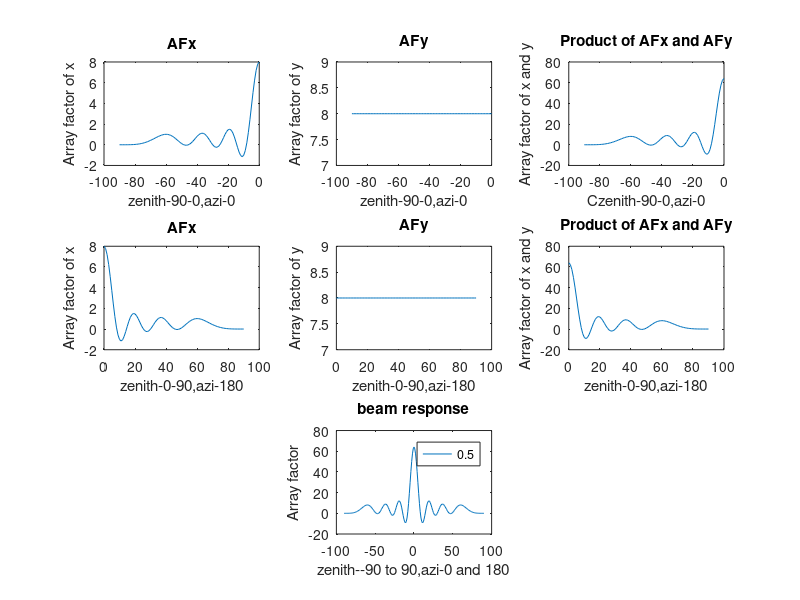

Write MATLAB code to recreate this figure.
%2D FFT beamforming
%clc;
clear all;
%close all;
c=3e8;
%frequency and wavelength of observing source
f=1420e6;
lambda=c/f;
ls = 2;
%distance between antennas in y direction
dx = lambda/ls;
%distance between antennas in x direction
dy = lambda/ls;
%propagation constant
k = 2*pi/lambda;
%Number of antennas in y direction
M = 8;
%Number of antennas in x direction
N = 10;
%Progressive Phase shift in y and x direction 
Bx = 0;
By = 0;
%Find maximun of M and N and create a square matrix of max of M and N if M and N are not equal
if (M == N)
  A =  ones(M,N);
else 
  r = max(M,N);
B = ones(r,r);
A = ones(M,N);
%Amplitudes of each antenna in 8X8 array: 64 elements
A(size(B,1), size(B,2)) = 0;
endif


%Im(:,1) = [1+j 0.5+0.5j 0.6+0.6j 0.8+0.8j 1+j 0.5+0.5j 0.6+0.6j 0.8+0.8j];
%In(1,:) = [1+j 0.5+0.5j 0.6+0.6j 0.8+0.8j 1+j 0.5+0.5j 0.6+0.6j 0.8+0.8j];
%Zenith angle
thetad900 = -90:1:0;
thetar900 = deg2rad(thetad900);
%Azimuth angle
phi = 0;
phir = deg2rad(phi);
%Initial Array Factor 
AFx = 0;
AFy = 0;
w =  zeros(1,M);
z = zeros(1,N);
%AF for all the columns
m = 1:1:M;
y = 1;
 for p =  1:length(thetar900)
 wz9 = A(y,m).*exp(1i.*(m-1)*(k.*dx.*sin(thetar900(p)).*cos(phir))); 
 AFxz9(p) = sum(wz9);
endfor

%AF for all the rows
n = 1:1:M;
x = 1
 for p =  1:length(thetar900)
 zz9 = A(x,n).*exp(1i.*(n-1)*(k.*dy.*sin(thetar900(p)).*sin(phir)));
 AFyz9(p) = sum(zz9);
endfor

%multiply array factor of rows and columns
%AFxl = 20*log10(AFx);
subplot(3,3,1)
plot(thetad900,AFxz9);
ylabel('Array factor of x');
xlabel('zenith-90-0,azi-0');
title('AFx')
%AFyl = 20*log10(AFy);
subplot(3,3,2)
plot(thetad900,AFyz9);
ylabel('Array factor of y');
xlabel('zenith-90-0,azi-0');
title('AFy');

  AFz9 = AFxz9.*AFyz9;
  %y = 20*log10(AF);
  subplot(3,3,3)
plot(thetad900,AFz9);
ylabel('Array factor of x and y');
xlabel('Czenith-90-0,azi-0');
title('Product of AFx and AFy')



%Zenith angle
thetad090 = 0:1:90;
thetar090 = deg2rad(thetad090);
%Azimuth angle
phi = 180;
phir = deg2rad(phi);
%Initial Array Factor 
AFx = 0;
AFy = 0;
w =  zeros(1,M);
z = zeros(1,N);
%AF for all the columns
m = 1:1:M;
y = 1;
 for p =  1:length(thetar090)
 wz0 = A(y,m).*exp(1i.*(m-1)*(k.*dx.*sin(thetar090(p)).*cos(phir))); 
 AFxz0(p) = sum(wz0);
endfor

%AF for all the rows
n = 1:1:M;
x = 1;
 for p =  1:length(thetar090)
 zz0 = A(x,n).*exp(1i.*(n-1)*(k.*dy.*sin(thetar090(p)).*sin(phir)));
 AFyz0(p) = sum(zz0);
endfor


%multiply array factor of rows and columns
%AFxl = 20*log10(AFx);
subplot(3,3,4)
plot(thetad090,AFxz0);
ylabel('Array factor of x');
xlabel('zenith-0-90,azi-180');
title('AFx')
%AFyl = 20*log10(AFy);
subplot(3,3,5)
plot(thetad090,AFyz0);
ylabel('Array factor of y');
xlabel('zenith-0-90,azi-180');
title('AFy');

  AFz0 = AFxz0.*AFyz0;
  %y = 20*log10(AF);
  subplot(3,3,6)
plot(thetad090,AFz0);
ylabel('Array factor of x and y');
xlabel('zenith-0-90,azi-180');
title('Product of AFx and AFy')

AF = [AFz9 AFz0];
theta = [thetad900 thetad090];
subplot(3,3,8)
plot(theta,AF);
legend(num2str(1/ls));
ylabel('Array factor');
xlabel('zenith--90 to 90,azi-0 and 180');
title('beam response')
